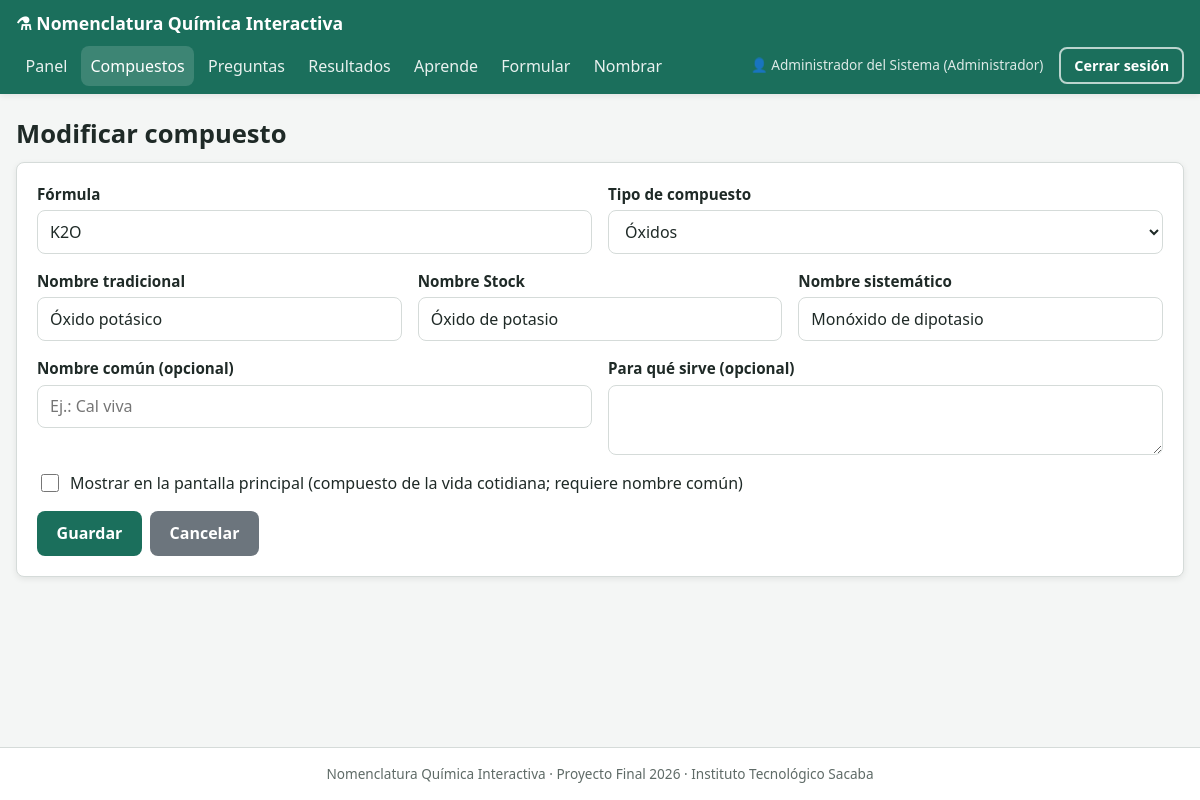
The app's page /sql/public/index.php?c=compuesto&a=editar&id=2 (signed in) with its own data.
### tables this page shows
CREATE TABLE compuestos (
    id_compuesto        INT          NOT NULL AUTO_INCREMENT,
    formula             VARCHAR(30) NOT NULL,
    nombre_tradicional  VARCHAR(100) NOT NULL,
    nombre_stock        VARCHAR(100) NOT NULL,
    nombre_sistematico  VARCHAR(100) NOT NULL,
    nombre_comun        VARCHAR(80)  NULL,
    uso                 TEXT         NULL,
    cotidiano           TINYINT(1)   NOT NULL DEFAULT 0 COMMENT '1 = aparece en el repositorio de la pantalla principal',
    id_tipo             INT          NOT NULL,
    estado              TINYINT(1)   NOT NULL DEFAULT 1 COMMENT '1 = activo, 0 = desactivado',
    PRIMARY KEY (id_compuesto),
    UNIQUE KEY uq_compuestos_formula (formula),
    KEY idx_compuestos_tipo (id_tipo),
    CONSTRAINT fk_compuestos_tipos FOREIGN KEY (id_tipo) REFERENCES tipos_compuesto (id_tipo)
        ON UPDATE CASCADE ON DELETE RESTRICT
);

CREATE TABLE tipos_compuesto (
    id_tipo      INT         NOT NULL AUTO_INCREMENT,
    nombre       VARCHAR(40) NOT NULL,
    descripcion  TEXT        NULL,
    PRIMARY KEY (id_tipo),
    UNIQUE KEY uq_tipos_nombre (nombre)
);

### core/Controller.php (called while the page is built, shortened)
<?php
abstract class Controller
{
    protected function vista(string $ruta, array $parametros = []): void
    {
        extract($parametros, EXTR_SKIP);
        require BASE_PATH . '/views/layout/header.php';
        require BASE_PATH . '/views/' . $ruta . '.php';
        require BASE_PATH . '/views/layout/footer.php';
    }
    protected function get(string $campo, string $defecto = ''): string
    {
        return isset($_GET[$campo]) ? trim((string) $_GET[$campo]) : $defecto;
    }
}

### controllers/CompuestoController.php (called while the page is built, shortened)
<?php
class CompuestoController extends Controller
{
    private Compuesto $modelo;
    public function __construct()
    {
        $this->modelo = new Compuesto();
    }
    public function editar(): void
    {
        $id = (int) $this->get('id', '0');
        $actual = $this->modelo->obtener($id);
        $errores = [];
        $datos = $actual;
        $this->mostrarFormulario('Modificar compuesto', 'editar', $datos, $errores, $id);
    }
    private function mostrarFormulario(string $titulo, string $accion, array $datos, array $errores, int $id): void
    {
        $this->vista('admin/compuestos/form', [
            'titulo'  => $titulo,
            'accion'  => $accion,
            'datos'   => $datos,
            'errores' => $errores,
            'id'      => $id,
            'tipos'   => (new TipoCompuesto())->listar(),
        ]);
    }
}

### core/Router.php (called while the page is built, shortened)
<?php
class Router
{
    public static function despachar(): void
    {
        $a = (string) ($_GET['a'] ?? 'index');
        $controlador = new $clase();
        $controlador->$a();
    }
}

### sql/public/index.php (called while the page is built, shortened)
<?php
require_once BASE_PATH . '/core/helpers.php';
spl_autoload_register(function (string $clase) {
    foreach (['core', 'config', 'controllers', 'models'] as $carpeta) {
        $archivo = BASE_PATH . '/' . $carpeta . '/' . $clase . '.php';
        if (is_file($archivo)) {
            return;
        }
    }
});
Router::despachar();

### core/helpers.php (called while the page is built, shortened)
<?php
function e($valor): string
{
    return htmlspecialchars((string) $valor, ENT_QUOTES, 'UTF-8');
}
function url(string $c, string $a = 'index', array $params = []): string
{
    $query = array_merge(['c' => $c, 'a' => $a], $params);
    return BASE_URL . 'index.php?' . http_build_query($query);
}

### core/Model.php (called while the page is built, shortened)
<?php
abstract class Model
{
    public function __construct()
    {
        $this->db = Database::conectar();
    }
}

### config/Database.php (called while the page is built)
<?php
class Database
{
    private static ?PDO $conexion = null;
    public static function conectar(): PDO
    {
        if (self::$conexion === null) {
            $dsn = 'mysql:host=' . DB_HOST . ';dbname=' . DB_NAME . ';charset=' . DB_CHARSET;
            try {
                self::$conexion = new PDO($dsn, DB_USER, DB_PASS, [
                    PDO::ATTR_ERRMODE            => PDO::ERRMODE_EXCEPTION,
                    PDO::ATTR_DEFAULT_FETCH_MODE => PDO::FETCH_ASSOC,
                    PDO::ATTR_EMULATE_PREPARES   => false,
                ]);
            } catch (PDOException $e) {
                http_response_code(500);
                die('No se pudo conectar a la base de datos. Verifique config/config.php y que MySQL esté iniciado.');
            }
        }
        return self::$conexion;
    }
}

### models/Compuesto.php (called while the page is built, shortened)
<?php
class Compuesto extends Model
{
    public function obtener(int $id): ?array
    {
        $st = $this->db->prepare(self::SELECT_BASE . ' WHERE c.id_compuesto = :id');
        $st->execute([':id' => $id]);
        $fila = $st->fetch();
        return $fila ?: null;
    }
}

### models/TipoCompuesto.php (called while the page is built, shortened)
<?php
class TipoCompuesto extends Model
{
    public function listar(): array
    {
        return $this->db->query('SELECT id_tipo, nombre, descripcion FROM tipos_compuesto ORDER BY id_tipo')->fetchAll();
    }
}

### views/admin/compuestos/form.php (the view, shortened to what this page needs)
<h1><?= e($titulo) ?></h1>
<form method="post" class="tarjeta validar"
      action="<?= e($accion === 'editar' ? url('compuesto', 'editar', ['id' => $id]) : url('compuesto', 'crear')) ?>">
    <div class="rejilla rejilla-2">
        <div class="campo">
            <label for="formula" class="etiqueta">Fórmula</label>
            <input type="text" class="entrada" id="formula" name="formula" required maxlength="30"
                   pattern="[A-Za-z0-9\(\)]+" value="<?= e($datos['formula']) ?>" placeholder="Ej.: CaO">
        </div>
        <div class="campo">
            <label for="id_tipo" class="etiqueta">Tipo de compuesto</label>
            <select class="entrada" id="id_tipo" name="id_tipo" required>
                <?php foreach ($tipos as $t): ?>
                    <option value="<?= (int) $t['id_tipo'] ?>" <?= (int) $datos['id_tipo'] === (int) $t['id_tipo'] ? 'selected' : '' ?>><?= e($t['nombre']) ?></option>
                <?php endforeach; ?>
            </select>
        </div>
    </div>
    <div class="rejilla">
        <div class="campo">
            <label for="nombre_tradicional" class="etiqueta">Nombre tradicional</label>
            <input type="text" class="entrada" id="nombre_tradicional" name="nombre_tradicional" required maxlength="100"
                   value="<?= e($datos['nombre_tradicional']) ?>" placeholder="Ej.: Óxido cálcico">
        </div>
        <div class="campo">
            <label for="nombre_stock" class="etiqueta">Nombre Stock</label>
            <input type="text" class="entrada" id="nombre_stock" name="nombre_stock" required maxlength="100"
                   value="<?= e($datos['nombre_stock']) ?>" placeholder="Ej.: Óxido de calcio">
        </div>
        <div class="campo">
            <label for="nombre_sistematico" class="etiqueta">Nombre sistemático</label>
            <input type="text" class="entrada" id="nombre_sistematico" name="nombre_sistematico" required maxlength="100"
                   value="<?= e($datos['nombre_sistematico']) ?>" placeholder="Ej.: Monóxido de calcio">
        </div>
    </div>
    <div class="rejilla rejilla-2">
        <div class="campo">
            <label for="nombre_comun" class="etiqueta">Nombre común (opcional)</label>
            <input type="text" class="entrada" id="nombre_comun" name="nombre_comun" maxlength="80"
                   value="<?= e($datos['nombre_comun']) ?>" placeholder="Ej.: Cal viva">
        </div>
        <div class="campo">
            <label for="uso" class="etiqueta">Para qué sirve (opcional)</label>
            <textarea class="entrada" id="uso" name="uso" rows="2" maxlength="500"><?= e($datos['uso']) ?></textarea>
        </div>
    </div>
    <div class="campo casilla">
        <input type="checkbox" id="cotidiano" name="cotidiano" value="1" <?= !empty($datos['cotidiano']) ? 'checked' : '' ?>>
        <label for="cotidiano">Mostrar en la pantalla principal (compuesto de la vida cotidiana; requiere nombre común)</label>
    </div>
    <div class="grupo-botones">
        <button type="submit" class="boton">Guardar</button>
        <a class="boton boton-gris" href="<?= e(url('compuesto', 'index')) ?>">Cancelar</a>
    </div>
</form>

### sql/public/css/estilos.css (style rules this page uses)
:root { --verde: #1b6f5c; --verde-oscuro: #155a4a; --verde-claro: #e6f2ef; --gris-fondo: #f4f6f5; --gris-borde: #d5dbd9; --gris-texto: #5f6b67; --texto: #1f2a27; --rojo: #c0392b; --rojo-claro: #fbe9e7; --amarillo-claro: #fff6dc; --amarillo-borde: #e3b341; --azul: #1f5fa8; --azul-claro: #e7f0fa; --blanco: #ffffff; --radio: 8px; --sombra: 0 2px 6px rgba(0, 0, 0, 0.08); }
* { box-sizing: border-box; }
html { font-size: 16px; }
body { margin: 0; font-family: "Segoe UI", Roboto, Arial, sans-serif; line-height: 1.5; color: var(--texto); background-color: var(--gris-fondo); min-height: 100vh; display: flex; flex-direction: column; }
h1, h2, h3 { line-height: 1.25; margin: 0 0 .75rem; }
h1 { font-size: 1.6rem; }
a { color: var(--verde); }
.boton { display: inline-block; font: inherit; font-weight: 600; text-align: center; text-decoration: none; cursor: pointer; border: 2px solid transparent; border-radius: var(--radio); padding: .55rem 1.1rem; background-color: var(--verde); color: var(--blanco); transition: background-color .15s, box-shadow .15s; }
.boton-gris { background-color: #6c757d; }
.grupo-botones { display: flex; flex-wrap: wrap; gap: .5rem; align-items: center; }
.tarjeta { background-color: var(--blanco); border: 1px solid var(--gris-borde); border-radius: var(--radio); box-shadow: var(--sombra); padding: 1.25rem; }
.rejilla { display: grid; gap: 1rem; grid-template-columns: repeat(3, 1fr); }
.rejilla-2 { grid-template-columns: repeat(2, 1fr); }
.campo { margin-bottom: 1rem; }
.etiqueta { display: block; font-weight: 600; margin-bottom: .3rem; font-size: .95rem; }
.entrada { display: block; width: 100%; font: inherit; padding: .55rem .75rem; border: 1px solid var(--gris-borde); border-radius: var(--radio); background-color: var(--blanco); color: var(--texto); }
textarea.entrada { resize: vertical; min-height: 70px; }
.casilla { display: flex; align-items: center; gap: .5rem; }
.casilla input { width: 18px; height: 18px; }

### records on screen
compuestos: formula "K2O", id_tipo "Óxidos", nombre_tradicional "Óxido potásico", nombre_stock "Óxido de potasio", nombre_sistematico "Monóxido de dipotasio"

### other values on screen
APP_NOMBRE "Nomenclatura Química Interactiva"
$usuarioSesion['nombre'] "Administrador del Sistema"
$usuarioSesion['rol'] "Administrador"
$titulo "Modificar compuesto"
